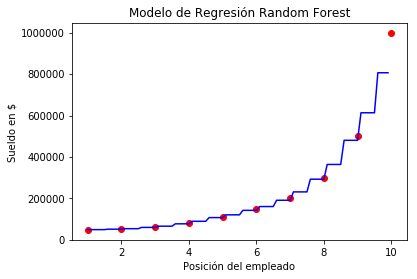

This chart was generated by the following Python code:
#Arboles de regresión aleatoria

#Pre procesado de datos
import numpy as np
import matplotlib.pyplot as plt
import pandas as pd
from sklearn.ensemble import RandomForestRegressor

#Importar el dataset
dataset = pd.read_csv('Position_Salaries.csv')

x = dataset.iloc[:, 1:2].values
y = dataset.iloc[:, 2:3].values

#Ajustar la regresión con el dataset
regression = RandomForestRegressor(n_estimators = 300, random_state = 0)
regression.fit(x, y)

#Predicción de nuestro modelo con random forest
y_pred = regression.predict([[6.5]])

#Visualizacion de los resultados del modelo random forest
x_grid = np.arange(min(x), max(x), 0.1)
x_grid = x_grid.reshape(len(x_grid), 1)
plt.scatter(x,y, color = 'red')
plt.plot(x_grid, regression.predict(x_grid), color = 'blue')
plt.title('Modelo de Regresión Random Forest')
plt.xlabel('Posición del empleado')
plt.ylabel('Sueldo en $')
plt.show()
